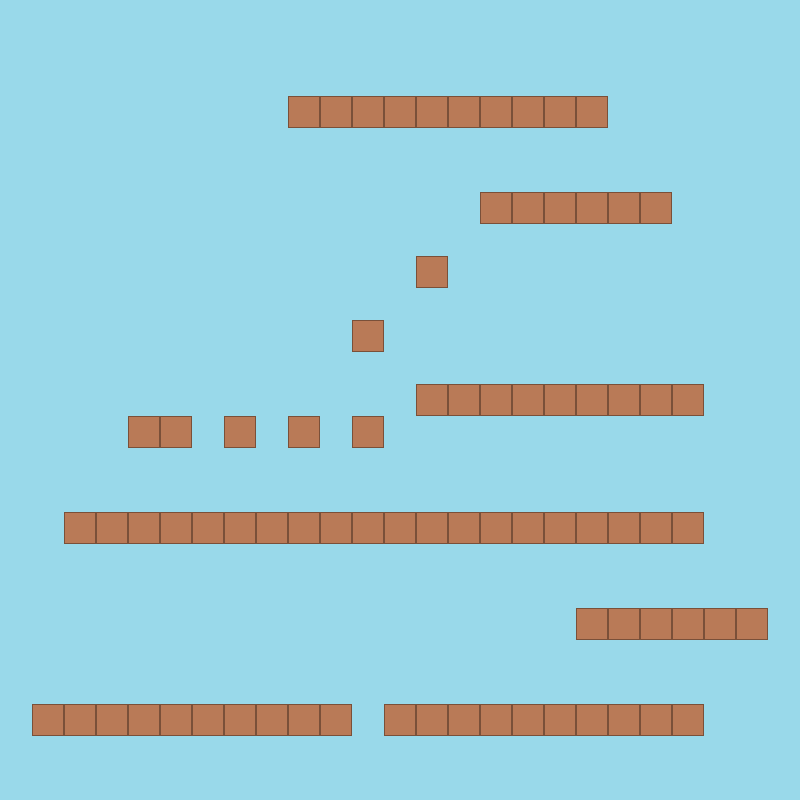

This is a level from a 2D game, rendered from its Tiled map with the project's own tilesets. A one-line summary and the complete map file follow:
An orthogonal 25x25 tile map with 32x32 px tiles, 2 tile layers (Background, Platforms), 3 tilesets and 2 objects (PlayerStart, Goal).

<map version="1.0" orientation="orthogonal" renderorder="right-down" width="25" height="25" tilewidth="32" tileheight="32" nextobjectid="10">
 <tileset firstgid="1" name="Empty" tilewidth="32" tileheight="32" tilecount="1" columns="1">
  <image source="blue-square.png" width="32" height="32" />
  <tile id="0">
   <properties>
    <property name="Passable" type="bool" value="true" />
   </properties>
   <objectgroup draworder="index" />
  </tile>
 </tileset>
 <tileset firstgid="2" name="Ground" tilewidth="32" tileheight="32" tilecount="1" columns="1">
  <image source="brown-square.png" width="32" height="32" />
  <terraintypes>
   <terrain name="New Terrain" tile="-1" />
  </terraintypes>
  <tile id="0" terrain=",,,0">
   <properties>
    <property name="Passable" type="bool" value="false" />
   </properties>
  </tile>
 </tileset>
 <tileset firstgid="3" name="player" tilewidth="32" tileheight="40" tilecount="1" columns="1">
  <image source="player.png" width="32" height="40" />
 </tileset>
 <layer name="Background" width="25" height="25">
  <data encoding="csv">
1,1,1,1,1,1,1,1,1,1,1,1,1,1,1,1,1,1,1,1,1,1,1,1,1,
1,1,1,1,1,1,1,1,1,1,1,1,1,1,1,1,1,1,1,1,1,1,1,1,1,
1,1,1,1,1,1,1,1,1,1,1,1,1,1,1,1,1,1,1,1,1,1,1,1,1,
1,1,1,1,1,1,1,1,1,1,1,1,1,1,1,1,1,1,1,1,1,1,1,1,1,
1,1,1,1,1,1,1,1,1,1,1,1,1,1,1,1,1,1,1,1,1,1,1,1,1,
1,1,1,1,1,1,1,1,1,1,1,1,1,1,1,1,1,1,1,1,1,1,1,1,1,
1,1,1,1,1,1,1,1,1,1,1,1,1,1,1,1,1,1,1,1,1,1,1,1,1,
1,1,1,1,1,1,1,1,1,1,1,1,1,1,1,1,1,1,1,1,1,1,1,1,1,
1,1,1,1,1,1,1,1,1,1,1,1,1,1,1,1,1,1,1,1,1,1,1,1,1,
1,1,1,1,1,1,1,1,1,1,1,1,1,1,1,1,1,1,1,1,1,1,1,1,1,
1,1,1,1,1,1,1,1,1,1,1,1,1,1,1,1,1,1,1,1,1,1,1,1,1,
1,1,1,1,1,1,1,1,1,1,1,1,1,1,1,1,1,1,1,1,1,1,1,1,1,
1,1,1,1,1,1,1,1,1,1,1,1,1,1,1,1,1,1,1,1,1,1,1,1,1,
1,1,1,1,1,1,1,1,1,1,1,1,1,1,1,1,1,1,1,1,1,1,1,1,1,
1,1,1,1,1,1,1,1,1,1,1,1,1,1,1,1,1,1,1,1,1,1,1,1,1,
1,1,1,1,1,1,1,1,1,1,1,1,1,1,1,1,1,1,1,1,1,1,1,1,1,
1,1,1,1,1,1,1,1,1,1,1,1,1,1,1,1,1,1,1,1,1,1,1,1,1,
1,1,1,1,1,1,1,1,1,1,1,1,1,1,1,1,1,1,1,1,1,1,1,1,1,
1,1,1,1,1,1,1,1,1,1,1,1,1,1,1,1,1,1,1,1,1,1,1,1,1,
1,1,1,1,1,1,1,1,1,1,1,1,1,1,1,1,1,1,1,1,1,1,1,1,1,
1,1,1,1,1,1,1,1,1,1,1,1,1,1,1,1,1,1,1,1,1,1,1,1,1,
1,1,1,1,1,1,1,1,1,1,1,1,1,1,1,1,1,1,1,1,1,1,1,1,1,
1,1,1,1,1,1,1,1,1,1,1,1,1,1,1,1,1,1,1,1,1,1,1,1,1,
1,1,1,1,1,1,1,1,1,1,1,1,1,1,1,1,1,1,1,1,1,1,1,1,1,
1,1,1,1,1,1,1,1,1,1,1,1,1,1,1,1,1,1,1,1,1,1,1,1,1
</data>
 </layer>
 <layer name="Platforms" width="25" height="25">
  <data encoding="csv">
0,0,0,0,0,0,0,0,0,0,0,0,0,0,0,0,0,0,0,0,0,0,0,0,0,
0,0,0,0,0,0,0,0,0,0,0,0,0,0,0,0,0,0,0,0,0,0,0,0,0,
0,0,0,0,0,0,0,0,0,0,0,0,0,0,0,0,0,0,0,0,0,0,0,0,0,
0,0,0,0,0,0,0,0,0,2,2,2,2,2,2,2,2,2,2,0,0,0,0,0,0,
0,0,0,0,0,0,0,0,0,0,0,0,0,0,0,0,0,0,0,0,0,0,0,0,0,
0,0,0,0,0,0,0,0,0,0,0,0,0,0,0,0,0,0,0,0,0,0,0,0,0,
0,0,0,0,0,0,0,0,0,0,0,0,0,0,0,2,2,2,2,2,2,0,0,0,0,
0,0,0,0,0,0,0,0,0,0,0,0,0,0,0,0,0,0,0,0,0,0,0,0,0,
0,0,0,0,0,0,0,0,0,0,0,0,0,2,0,0,0,0,0,0,0,0,0,0,0,
0,0,0,0,0,0,0,0,0,0,0,0,0,0,0,0,0,0,0,0,0,0,0,0,0,
0,0,0,0,0,0,0,0,0,0,0,2,0,0,0,0,0,0,0,0,0,0,0,0,0,
0,0,0,0,0,0,0,0,0,0,0,0,0,0,0,0,0,0,0,0,0,0,0,0,0,
0,0,0,0,0,0,0,0,0,0,0,0,0,2,2,2,2,2,2,2,2,2,0,0,0,
0,0,0,0,2,2,0,2,0,2,0,2,0,0,0,0,0,0,0,0,0,0,0,0,0,
0,0,0,0,0,0,0,0,0,0,0,0,0,0,0,0,0,0,0,0,0,0,0,0,0,
0,0,0,0,0,0,0,0,0,0,0,0,0,0,0,0,0,0,0,0,0,0,0,0,0,
0,0,2,2,2,2,2,2,2,2,2,2,2,2,2,2,2,2,2,2,2,2,0,0,0,
0,0,0,0,0,0,0,0,0,0,0,0,0,0,0,0,0,0,0,0,0,0,0,0,0,
0,0,0,0,0,0,0,0,0,0,0,0,0,0,0,0,0,0,0,0,0,0,0,0,0,
0,0,0,0,0,0,0,0,0,0,0,0,0,0,0,0,0,0,2,2,2,2,2,2,0,
0,0,0,0,0,0,0,0,0,0,0,0,0,0,0,0,0,0,0,0,0,0,0,0,0,
0,0,0,0,0,0,0,0,0,0,0,0,0,0,0,0,0,0,0,0,0,0,0,0,0,
0,2,2,2,2,2,2,2,2,2,2,0,2,2,2,2,2,2,2,2,2,2,0,0,0,
0,0,0,0,0,0,0,0,0,0,0,0,0,0,0,0,0,0,0,0,0,0,0,0,0,
0,0,0,0,0,0,0,0,0,0,0,0,0,0,0,0,0,0,0,0,0,0,0,0,0
</data>
 </layer>
 <objectgroup name="GameObjects" visible="0">
  <object id="6" name="PlayerStart" gid="3" x="65" y="703" width="32" height="40" />
  <object id="8" name="Goal" x="288" y="66" width="31" height="29" />
 </objectgroup>
</map>
